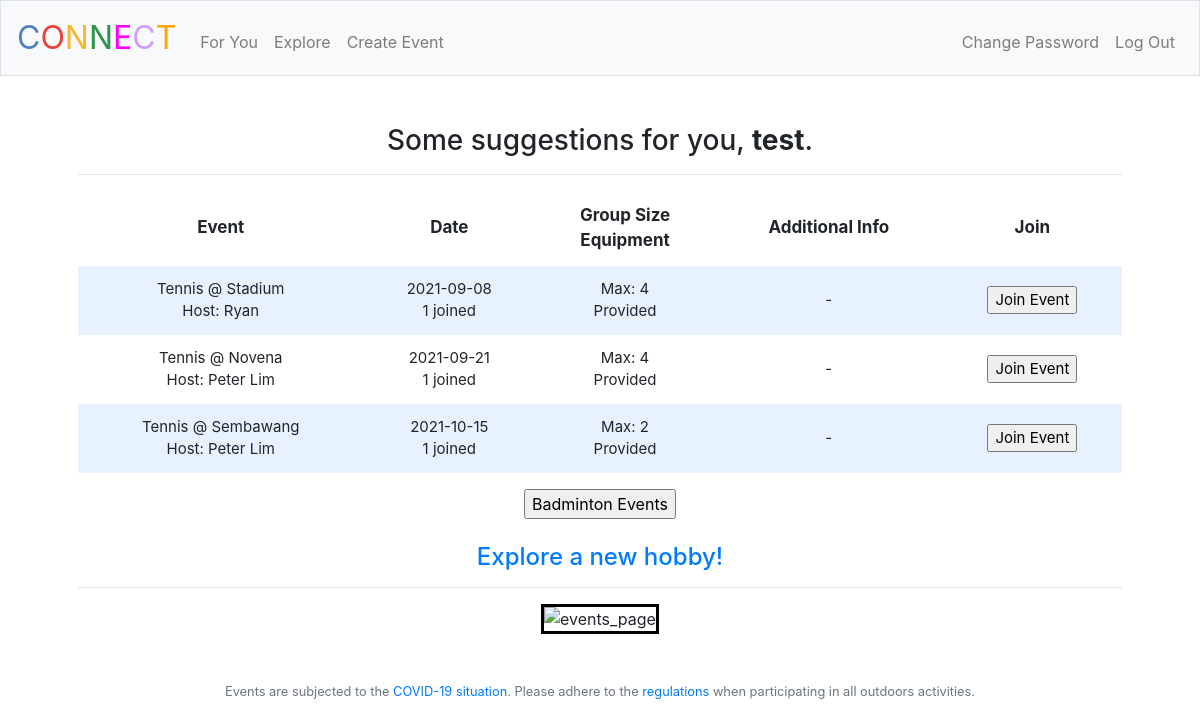
The page /for_you (signed in) on the database its author committed.
### tables this page shows
CREATE TABLE "activities" ('event_id' integer PRIMARY KEY NOT NULL, 'email' text NOT NULL, 'hobby' text NOT NULL, 'location' text NOT NULL, 'date' date NOT NULL, 'participant_count' integer DEFAULT 1 , 'organiser' text NOT NULL, 'comment' text, 'max' integer NOT NULL, 'equipment' text NOT NULL);

### application.py (the view)
@app.route("/for_you")
@login_required
def for_you():
    hobby_count = db.execute(
        "SELECT hobby, count(hobby) AS count FROM participant WHERE email = ? GROUP BY hobby ORDER BY count DESC, hobby ASC", session["email"])
    if len(hobby_count) == 0:
        flash("Let's explore some events first!")
        return redirect("/events")
    else:
        main_interest = hobby_count[0]["hobby"]
        if len(hobby_count) > 1:
            sub_interest = hobby_count[1]["hobby"]
        else:
            sub_interest = ""
        more_events = db.execute(
            "SELECT * FROM activities WHERE hobby = ? AND event_id NOT IN (SELECT event_id FROM participant WHERE email = ?) ORDER BY hobby ASC, date ASC", main_interest, session["email"])
        return render_template("for_you.html", welcome_user=session["username"], activities=more_events, sub_interest=sub_interest)

### application.py (called while the page is built)
def login_required(f):
    @wraps(f)
    def decorated_function(*args, **kwargs):
        if session.get("email") is None:
            return redirect("/login")
        return f(*args, **kwargs)
    return decorated_function

@app.after_request
def after_request(response):
    response.headers["Cache-Control"] = "no-cache, no-store, must-revalidate"
    response.headers["Expires"] = 0
    response.headers["Pragma"] = "no-cache"
    return response

### templates/for_you.html (shortened to what this page needs)
{% extends "layout.html" %}
{% block main %}
    <H3>Some suggestions for you, <b>{{ welcome_user }}</b>.</H3>
    <hr>
    <table>
        <thead>
            <tr>
                <th>Event</th>
                <th>Date</th>
                <th>Group Size<br>Equipment</th>
                <th>Additional Info</th>
                <th>Join</th>
            </tr>
        </thead>
            <tbody>
                {% for activity in activities %}
                <tr>
                    <td>{{ activity.hobby }} @ {{ activity.location }}<br>Host: {{ activity.organiser }}</td>
                    <td>{{ activity.date }}<br>{{ activity.participant_count }} joined</td>
                    <td>Max: {{ activity.max }}<br>{{ activity.equipment }}</td>
                    <td>{{ activity.comment }}</td>
                    <td>
                        <form action = "/join_event" method = "post">
                            <input type = "submit" value = "Join Event">
                        </form>
                    </td>
                </tr>
                {% endfor %}
            </tbody>
    </table>
    <form action = "/events" method = "post">
        <input type = "submit" value = "{{ sub_interest }} Events">
    </form>
    <br>
    <h4><a href = "/events">Explore a new hobby!</a></h4>
    <hr>
    <img id = "image" src = "https://www.pngitem.com/pimgs/m/141-1414092_nyan-cat-png-transparent-png.png" alt = "events_page">
{% endblock %}

### templates/layout.html (shortened to what this page needs)
<!DOCTYPE html>
<html lang="en">
    <head>
        <link rel="stylesheet" href="https://cdn.jsdelivr.net/npm/bootstrap@4.5.3/dist/css/bootstrap.min.css">
        <link href="/static/styles.css" rel="stylesheet">
    </head>
    <body>
        <nav class="navbar navbar-expand-md navbar-light bg-light border">
            <a class="navbar-brand" href="/"><span class="blue">C</span><span class="red">O</span><span class="yellow">N</span><span class="green">N</span><span class="magenta">E</span><span class="violet">C</span><span class="orange">T</span></a>
            <div class="collapse navbar-collapse" id="navbar">
                {% if session.email %}
                    <ul class="navbar-nav mr-auto mt-2">
                        <li class="nav-item"><a class="nav-link" href="/for_you">For You</a></li>
                        <li class="nav-item"><a class="nav-link" href="/events">Explore</a></li>
                        <li class="nav-item"><a class="nav-link" href="/create">Create Event</a></li>
                    </ul>
                    <ul class="navbar-nav ml-auto mt-2">
                        <li class="nav-item"><a class="nav-link" href="/change_password">Change Password</a></li>
                        <li class="nav-item"><a class="nav-link" href="/logout">Log Out</a></li>
                    </ul>
                {% else %}
                    <ul class="navbar-nav ml-auto mt-2">
                        <li class="nav-item"><a class="nav-link" href="/register">Register</a></li>
                        <li class="nav-item"><a class="nav-link" href="/login">Log In</a></li>
                    </ul>
                {% endif %}
            </div>
        </nav>
        <main class="container p-5">
            {% block main %}{% endblock %}
        </main>
        <footer class="small text-center text-muted">
            Events are subjected to the <a href = "https://www.moh.gov.sg/covid-19" target = "_blank" rel = "noreferrer">COVID-19 situation</a>. Please adhere to the <a href = "https://www.moh.gov.sg/policies-and-legislation/covid-19-(temporary-measures)-(control-order)-regulations" target = "_blank" rel = "noreferrer">regulations</a> when participating in all outdoors activities.
        </footer>
    </body>
</html>

### static/styles.css (style rules this page uses)
nav .navbar-brand { font-size: xx-large; }
nav .navbar-brand .blue { color: #537fbe; }
nav .navbar-brand .red { color: #ea433b; }
nav .navbar-brand .yellow { color: #f5b82e; }
nav .navbar-brand .green { color: #2e944b; }
nav .navbar-brand .magenta { color: #FF00FF; }
nav .navbar-brand .orange { color: #FFA500; }
nav .navbar-brand .violet { color: #CF9FFF; }
main { overflow-x: auto; text-align: center; }
main img { max-width: 100%; }
table { background-color: transparent; margin-bottom: 1rem; width: 100%; }
table td { padding: 0.75rem; vertical-align: middle; font-weight: normal; font-size: 15px; }
table th { padding: 0.75rem; vertical-align: middle; font-weight: bold; font-size: 17px; }
tbody tr:nth-of-type(odd) { background-color: rgb(179, 208, 255, 0.3) }
#image { border-style: solid; border-color: #000000; }

### rows shown on the page
activities: hobby "Tennis", location "Stadium", organiser "Ryan", date "2021-09-08", participant_count "1", max "4", equipment "Provided", comment "-"
activities: hobby "Tennis", location "Novena", organiser "Peter Lim", date "2021-09-21", participant_count "1", max "4", equipment "Provided", comment "-"
activities: hobby "Tennis", location "Sembawang", organiser "Peter Lim", date "2021-10-15", participant_count "1", max "2", equipment "Provided", comment "-"

### other values the page prints
{{ welcome_user }} "test"
